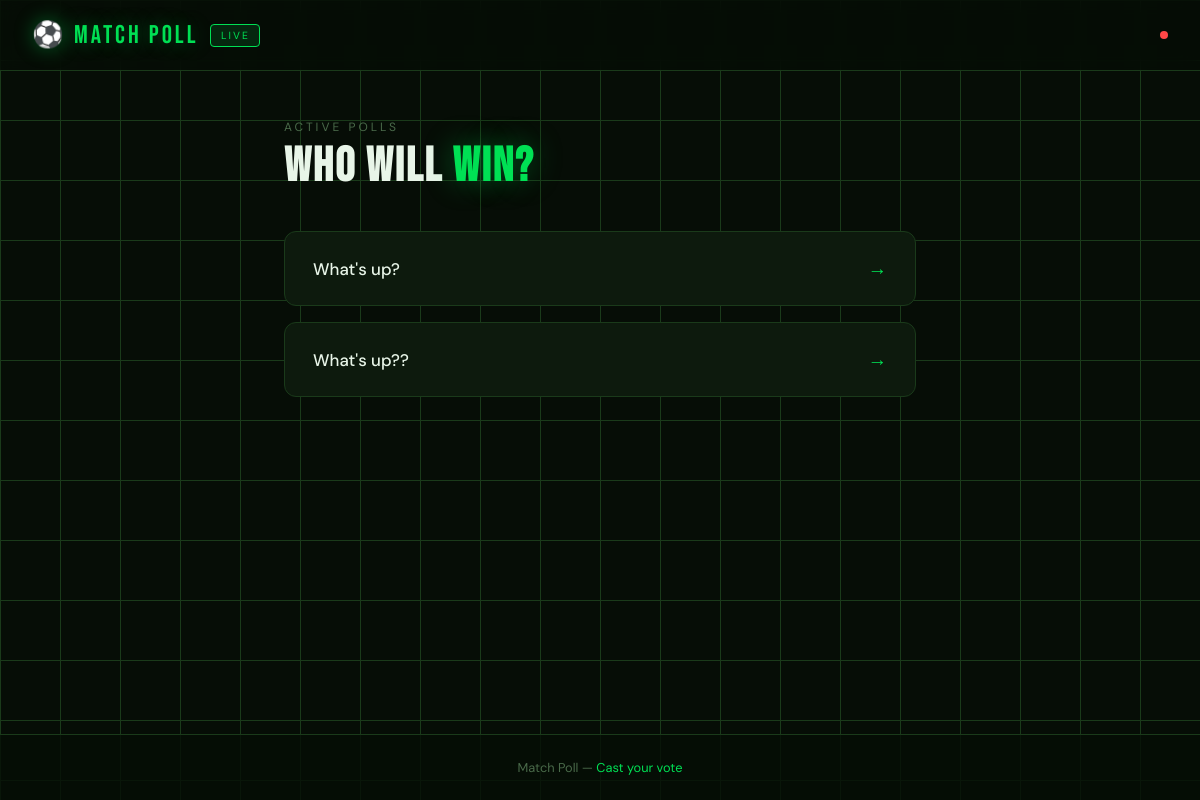
Before: /polls/ with the older database file.
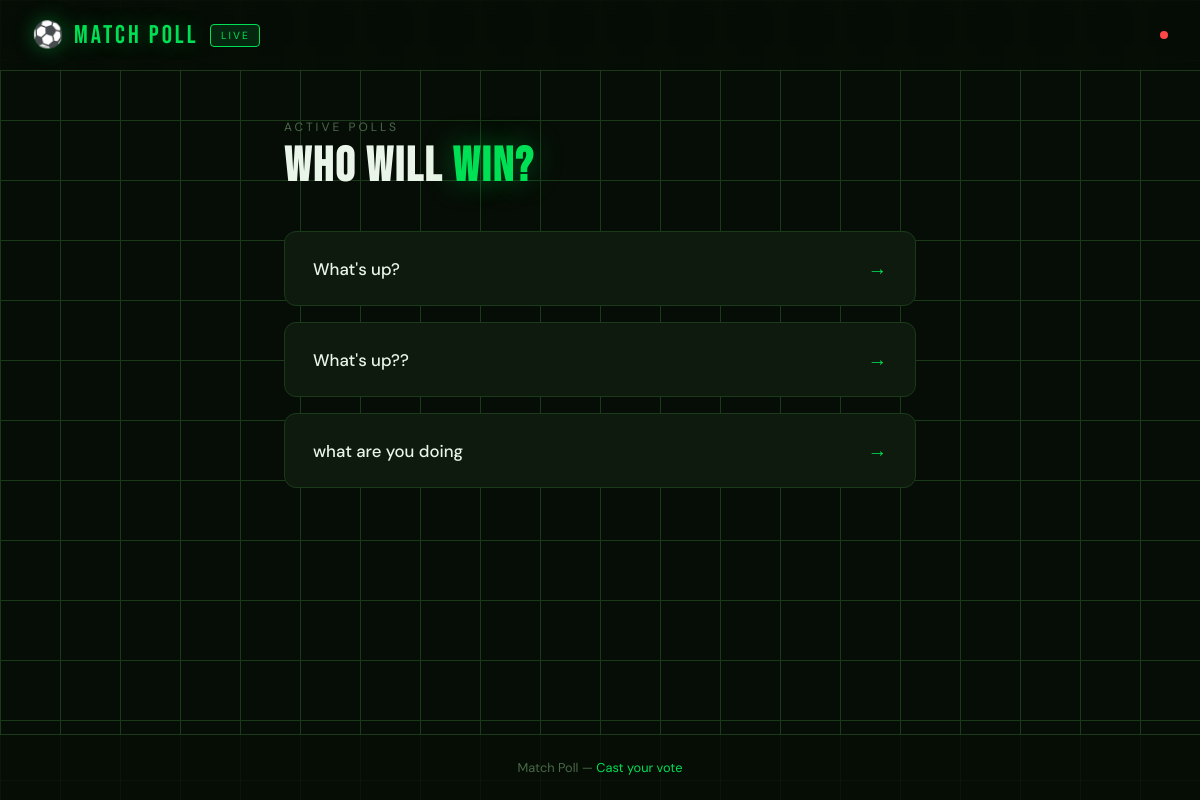
After: the same page with the newer database file.
### polls/models.py (models this page shows, shortened)
class Question(models.Model):
    question_text = models.CharField(max_length=200)
    pub_date = models.DateTimeField("date published")

### polls/views.py (the view)
# urls.py: path("", views.IndexView.as_view(), name="index"),
class IndexView(generic.ListView):
    template_name = "polls/index.html"
    context_object_name = "latest_question_list"
    def get_queryset(self):
        return Question.objects.filter(
            pub_date__lte=timezone.now()
        ).order_by("-pub_date")[:5]

### polls/templates/polls/index.html (shortened to what this page needs)
{% extends "base.html" %}
{% load static %}
{% block content %}
<p class="page-label">Active Polls</p>
<h1>Who Will <span>Win?</span></h1>
{% if latest_question_list %}
<ul class="poll-list">
    {% for question in latest_question_list %}
    <li>
        <a class="poll-card" href="{% url 'polls:detail' question.id %}">
            <span class="poll-title">{{ question.question_text }}</span>
            <span class="arrow">→</span>
        </a>
    </li>
    {% endfor %}
</ul>
{% else %}
<div class="empty">
    <p>No polls available right now.</p>
</div>
{% endif %}
{% endblock %}

Changed rows visible on the page:
added Question: question_text "what are you doing"
